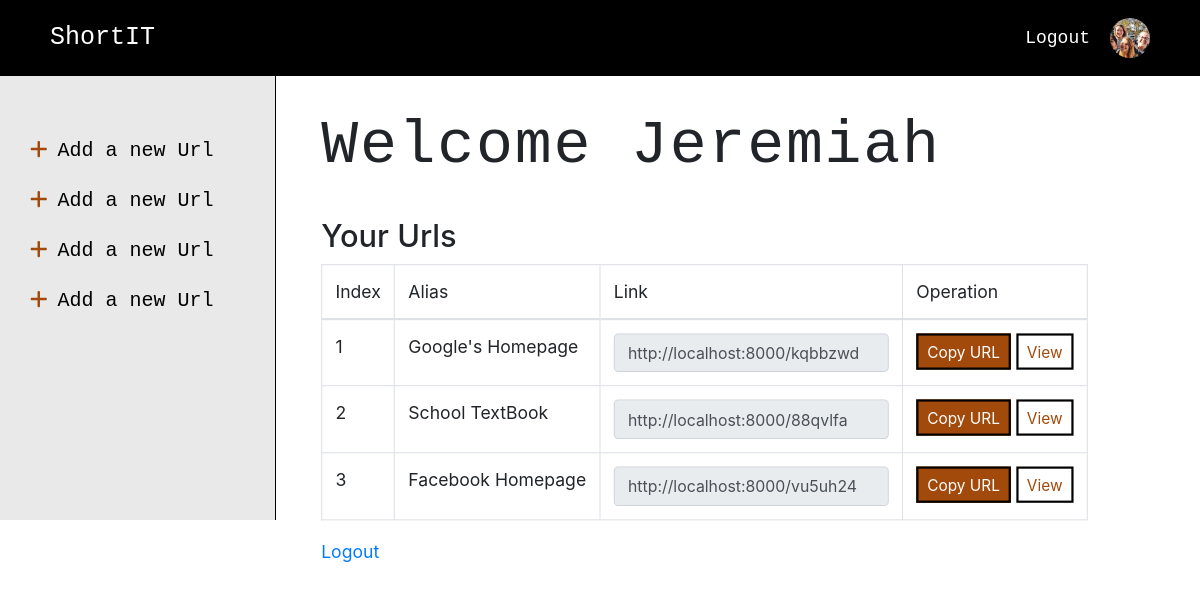
/ (signed in), run on an earlier commit of the app's database.
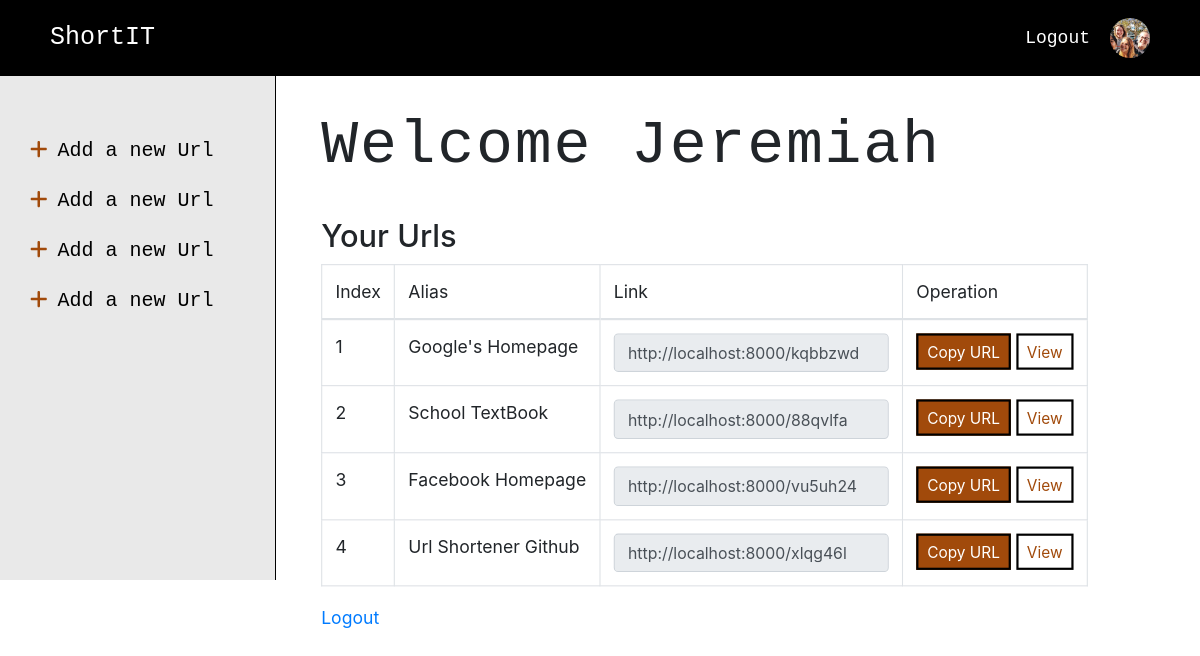
And on a later commit of the database.
### shortener/models.py (models this page shows)
class Url(models.Model):
  redirectToUrl = models.TextField()
  createdUrl = models.TextField(blank = True)
  visits = models.IntegerField(default = 0)
  alias = models.CharField(unique = True, max_length = 20)
  text_to_remember = models.CharField(max_length = 20)
  creator = models.ForeignKey(to = User, on_delete= models.CASCADE, related_name = 'urls', blank = True, null =True)

### shortener/views.py (the view)
# urls.py: path('', views.index, name='dashboard'),
def index(request):
    if not request.user.is_authenticated:
        return HttpResponseRedirect(reverse('login'))
    return render(request, 'dashboard.html', context={'urls': request.user.urls.all().reverse()})

### shortener/templates/dashboard.html (shortened to what this page needs)
{% extends 'layout.html' %}
{% block body %}
<div class = 'other'>
  <h1>Welcome {{user.first_name}}</h1>
  <br>
  <h3>Your Urls</h3>
  <table class = 'table table-bordered table-hover w-100'>
    <thead>
      <td>Index</td>
      <td>Alias</td>
      <td>Link</td>
      <td>Operation</td>
    </thead>
    <tbody>
      {% for url in urls %}
      <tr id = {{url.id}}>
        <td>{{url.id}}</td>
        <td>{{url.text_to_remember}}</td>
        <td><input class = 'form-control small' readonly value = '{{url.createdUrl}}'/></td>
        <td>
          <button class = 'btn-primary btn-sm btn'>Copy URL</button>
          <a class = 'btn-success btn-sm btn' href = {{ url.redirectToUrl }} target = '_blank' noreffernoopener>View</a>
        </td>
      </tr>
      {% empty %}
      <li class = 'mb-3'>You have created no urls yet, <a href = "{% url 'new_url' %}">shorten a URL</a></li>
      {% endfor %}
    </tbody>
  </table>
  <a href = "{% url 'logout' %}">Logout</a>
</div>
{% endblock%}

What changed in the data, as far as the page shows it:
added Url: id "4", text_to_remember "Url Shortener Github", createdUrl "http://localhost:8000/xlqg46l"
